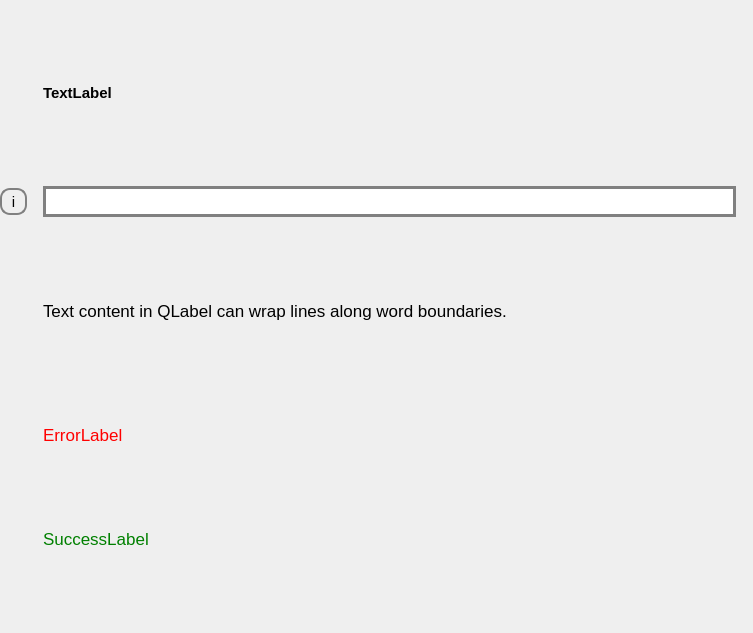
<?xml version="1.0" encoding="UTF-8"?>
<ui version="4.0">
 <class>Form</class>
 <widget class="QWidget" name="Form">
  <property name="geometry">
   <rect>
    <x>0</x>
    <y>0</y>
    <width>753</width>
    <height>633</height>
   </rect>
  </property>
  <property name="sizePolicy">
   <sizepolicy hsizetype="Preferred" vsizetype="Fixed">
    <horstretch>0</horstretch>
    <verstretch>0</verstretch>
   </sizepolicy>
  </property>
  <property name="windowTitle">
   <string>Form</string>
  </property>
  <layout class="QGridLayout" name="gridLayout">
   <property name="leftMargin">
    <number>0</number>
   </property>
   <property name="topMargin">
    <number>6</number>
   </property>
   <property name="rightMargin">
    <number>0</number>
   </property>
   <property name="bottomMargin">
    <number>6</number>
   </property>
   <item row="4" column="1">
    <widget class="QLabel" name="lfbTextFieldSuccess">
     <property name="sizePolicy">
      <sizepolicy hsizetype="Preferred" vsizetype="Fixed">
       <horstretch>0</horstretch>
       <verstretch>0</verstretch>
      </sizepolicy>
     </property>
     <property name="font">
      <font>
       <pointsize>13</pointsize>
      </font>
     </property>
     <property name="styleSheet">
      <string notr="true">color: green;</string>
     </property>
     <property name="text">
      <string>SuccessLabel</string>
     </property>
     <property name="wordWrap">
      <bool>true</bool>
     </property>
    </widget>
   </item>
   <item row="3" column="1">
    <widget class="QLabel" name="lfbTextFieldError">
     <property name="sizePolicy">
      <sizepolicy hsizetype="Preferred" vsizetype="Fixed">
       <horstretch>0</horstretch>
       <verstretch>0</verstretch>
      </sizepolicy>
     </property>
     <property name="font">
      <font>
       <pointsize>13</pointsize>
      </font>
     </property>
     <property name="styleSheet">
      <string notr="true">color: red;</string>
     </property>
     <property name="text">
      <string>ErrorLabel</string>
     </property>
     <property name="alignment">
      <set>Qt::AlignLeading|Qt::AlignLeft|Qt::AlignTop</set>
     </property>
     <property name="wordWrap">
      <bool>true</bool>
     </property>
    </widget>
   </item>
   <item row="2" column="1">
    <widget class="QLabel" name="lfbTextFieldHelp">
     <property name="sizePolicy">
      <sizepolicy hsizetype="Preferred" vsizetype="Fixed">
       <horstretch>0</horstretch>
       <verstretch>0</verstretch>
      </sizepolicy>
     </property>
     <property name="font">
      <font>
       <pointsize>13</pointsize>
      </font>
     </property>
     <property name="text">
      <string>Text content in QLabel can wrap lines along word boundaries.</string>
     </property>
     <property name="alignment">
      <set>Qt::AlignLeading|Qt::AlignLeft|Qt::AlignTop</set>
     </property>
     <property name="wordWrap">
      <bool>true</bool>
     </property>
    </widget>
   </item>
   <item row="1" column="1">
    <widget class="QLineEdit" name="lfbTextField">
     <property name="sizePolicy">
      <sizepolicy hsizetype="MinimumExpanding" vsizetype="Fixed">
       <horstretch>10</horstretch>
       <verstretch>0</verstretch>
      </sizepolicy>
     </property>
     <property name="font">
      <font>
       <pointsize>14</pointsize>
      </font>
     </property>
     <property name="styleSheet">
      <string notr="true">QLineEdit {
	border: 3px solid grey;
	
	padding:0px;
    font-size: 14pt;
}</string>
     </property>
     <property name="text">
      <string/>
     </property>
     <property name="placeholderText">
      <string comment="fgfgfgfg" extracomment="sdfsdf"/>
     </property>
     <property name="clearButtonEnabled">
      <bool>true</bool>
     </property>
    </widget>
   </item>
   <item row="1" column="2">
    <widget class="QLabel" name="lfbTextFieldUnit">
     <property name="font">
      <font>
       <family>Ubuntu</family>
       <pointsize>14</pointsize>
      </font>
     </property>
     <property name="text">
      <string/>
     </property>
    </widget>
   </item>
   <item row="1" column="0">
    <widget class="QToolButton" name="lfbTextFieldDescriptionBtn">
     <property name="font">
      <font>
       <pointsize>11</pointsize>
      </font>
     </property>
     <property name="cursor">
      <cursorShape>PointingHandCursor</cursorShape>
     </property>
     <property name="styleSheet">
      <string notr="true">QToolButton{
	border: 2px solid gray;
	border-radius: 10px;
	width: 20px;
	height: 20px;
	margin-right: 10px;
}</string>
     </property>
     <property name="text">
      <string>i</string>
     </property>
     <property name="autoRaise">
      <bool>false</bool>
     </property>
    </widget>
   </item>
   <item row="0" column="1">
    <widget class="QLabel" name="lfbTextFieldLabel">
     <property name="sizePolicy">
      <sizepolicy hsizetype="Preferred" vsizetype="Fixed">
       <horstretch>0</horstretch>
       <verstretch>0</verstretch>
      </sizepolicy>
     </property>
     <property name="font">
      <font>
       <pointsize>11</pointsize>
       <weight>75</weight>
       <bold>true</bold>
      </font>
     </property>
     <property name="text">
      <string>TextLabel</string>
     </property>
    </widget>
   </item>
  </layout>
 </widget>
 <resources/>
 <connections/>
</ui>
